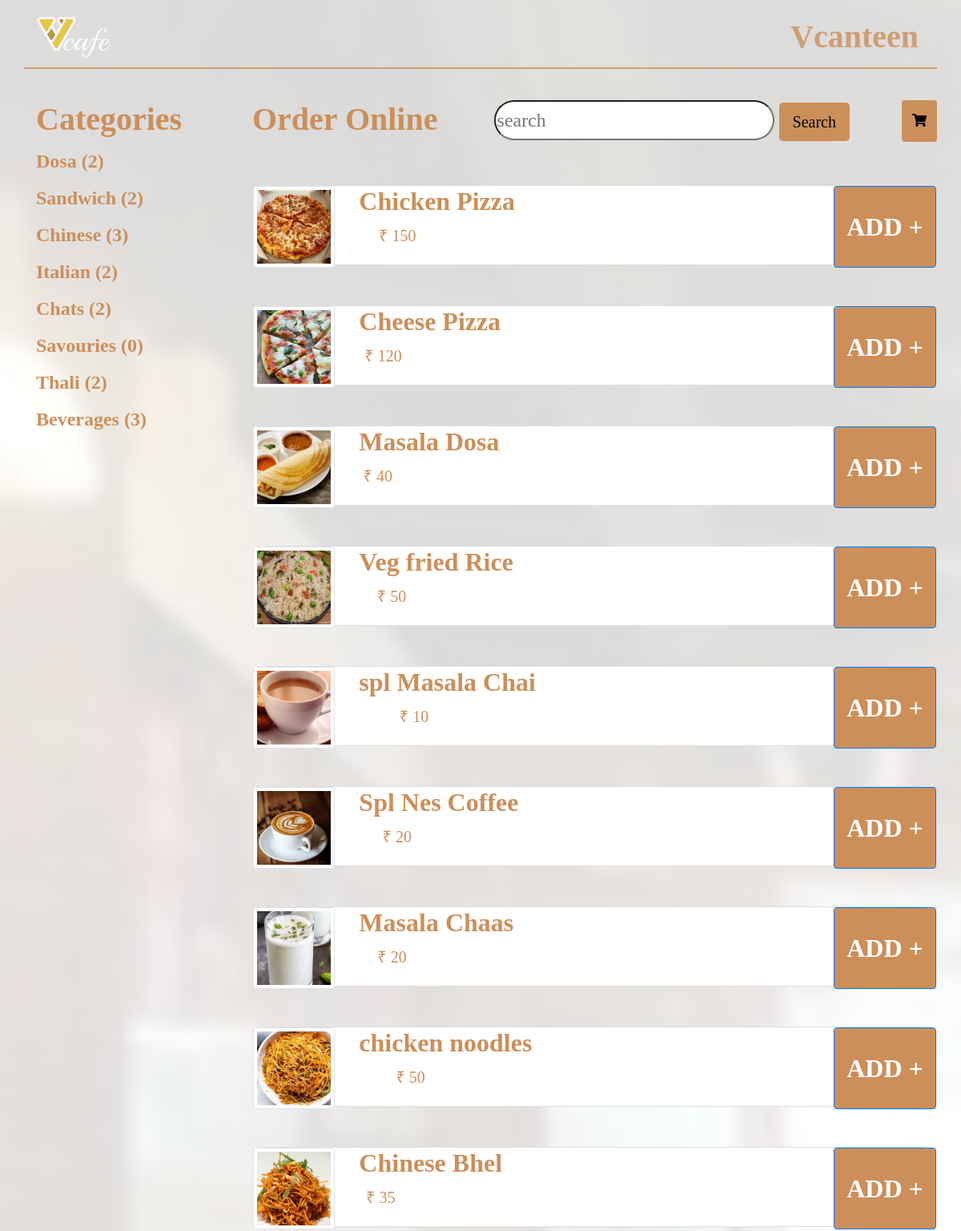
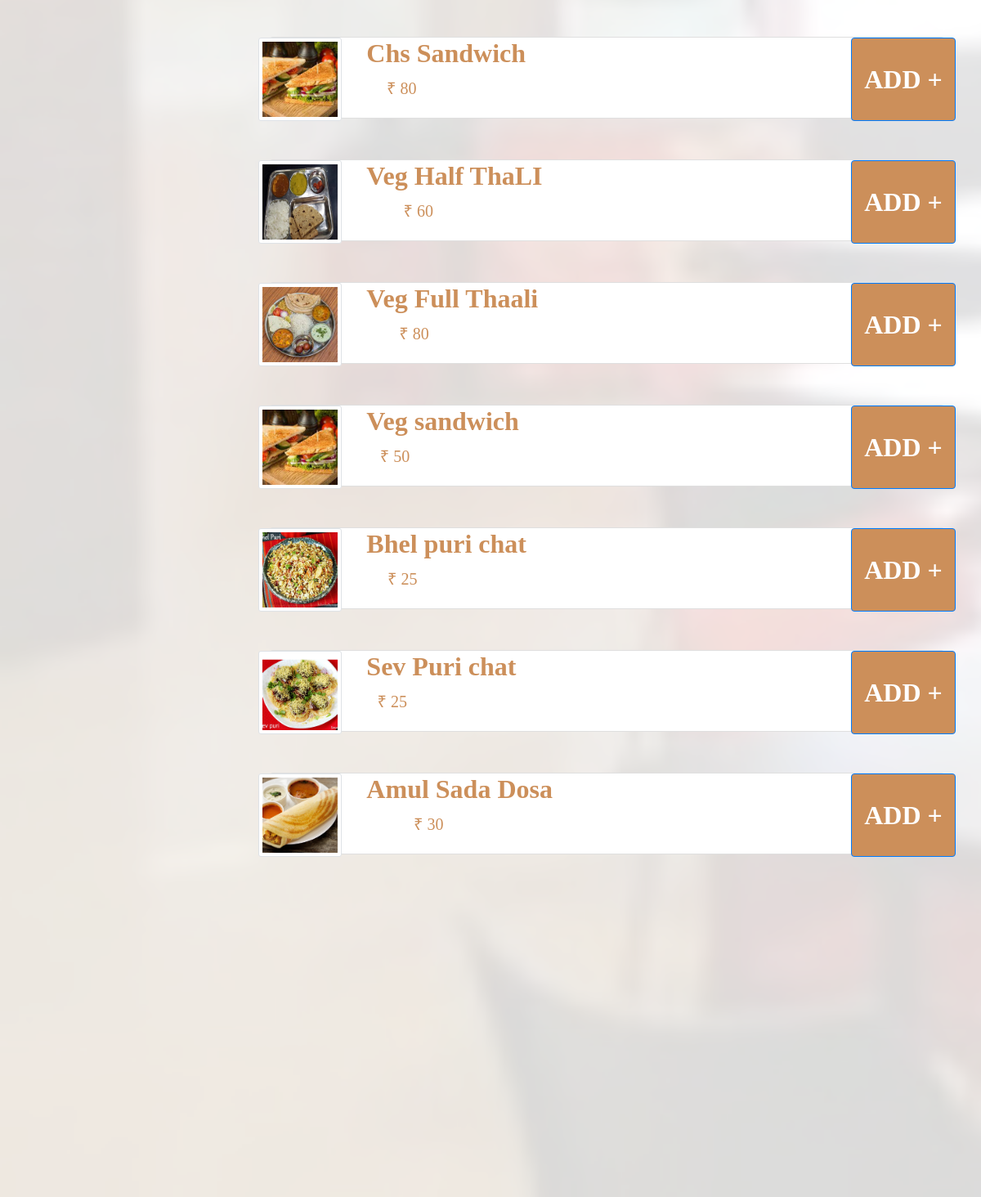
The app's page /home/vcanteen/ (signed in) with its own data (2 pictures, top to bottom).
### accounts/models.py (models this page shows, shortened)
class Category(models.Model):
    name = models.CharField(max_length=100)
    count = models.DecimalField(decimal_places=0, max_digits=5, null=True)

class VcanteenMenu(models.Model):
    item = models.CharField(max_length=100)
    category = models.ForeignKey(Category, max_length=100,on_delete= models.SET_NULL, null=True)
    price = models.IntegerField()
    image = models.ImageField()
    date_created = models.DateTimeField(auto_now_add=True, null=True)

### accounts/views.py (the view)
# urls.py: path('home/vcanteen/', views.vcanteen, name="vcanteen"),
@login_required(login_url='/')
def vcanteen(request):
    menu = VcanteenMenu.objects.all()
    category = Category.objects.all()
    filter = filterVcanteen(request.GET, queryset=menu)
    menu = filter.qs
    vcanteen = 'Vcanteen'
    context = {'menu': menu, 'category': category, 'filter': filter}
    return render(request, 'accounts/vcanteen.html', context)

### accounts/templates/accounts/vcanteen.html (shortened to what this page needs)
{% load widget_tweaks %}
{% load static %}
<!DOCTYPE html>
<html lang="en">
<head>
  <link rel="stylesheet" href="https://use.fontawesome.com/releases/v5.0.13/css/all.css"
>
  <link rel="stylesheet" href="https://stackpath.bootstrapcdn.com/bootstrap/4.1.1/css/bootstrap.min.css"
>
  <link rel="stylesheet" href="{% static 'css/styles.css' %}">
</head>
<body>
  <nav class="navbar navbar-expand-sm fixed-top">
    <div class="container navbar-border">
    <a href="{% url 'home' %}" class="navbar-brand">
      <img src="{% static 'images/logo-white-01.png' %}" alt="">
    </a>
    <ul class="navbar-nav ml-auto">
        <li class="nav-item">
            <a href="{% url 'vcanteen' %}" class="nav-link biege">Vcanteen</a></li>
    </ul>
  </div>
  </nav>
<section id="section">
  <div class="bright-overlay">
    <div class="container">
      <div class="row">
          <div class="col-lg-3 categories">
            <h4 class="display-6">Categories</h3>
                <ul class="list-unstyled">
                  {% for i in category %}
                    <li class="mt-10">{{i.name}} ({{i.count}})</li>
                    {% endfor %}
                </ul>
          </div>
          <div class="col-lg-9">
              <div class="row">
                  <h4 class="heading mr-auto d-inline">Order Online</h3>
                  <form action="" style="margin-top: 0;">
                    {% render_field filter.form.search class="search ml-auto" placeholder="search" type="search" %}
                    <button class="btn btn-lg" type="submit">Search</button>
                  </form>
                  <a href="{% url 'cart' %}"><button class="btn btn-cart"><i class="fas fa-shopping-cart"></i></button></a>
                  </div>
                 {% for i in menu %}
                 <div class="card">
                  <div class="row">
                    <img src="{{i.image.url}}" alt="" class="img img-fluid img-thumbnail card-img ">
                    <h4 class="">{{i.item}}</h4>
                    <h5 class="negMargin">₹ {{i.price}}</h3>
                      <button data-menu="{{i.id}}" data-action="add" class="btn btn-primary ml-auto update-cart">ADD +</button>
                  </div>
                 </div>
                 {% endfor %}
          </div>
      </div>
    </div>
  </div>
</section>
</body>
</html>

### static/css/styles.css (style rules this page uses)
#section { background: url(../img/background.jpg); background-size: cover; background-repeat: no-repeat; background-attachment: fixed; min-height: 1250px; font-weight: bold; }
#section .bright-overlay { position: absolute; top: 0; left: 0; width: 100%; height: 1250px; background-color: rgba(255, 255, 255, 0.85); }
#section form { margin-left: auto; margin-right: auto; margin-top: 30px; }
#section input { border-radius: 50px; }
.navbar a.biege { color: #CC8F5A; font-size: 2.5rem; font-family: 'tekton pro'; font-weight: bold; }
#section .container { margin-top: 125px; color: #CC8F5A; font-size: 1.5rem; font-family: 'tekton pro'; font-weight: bold; }
#section .container .heading { font-size: 2.5rem; }
#section .categories h4 { color: #CC8F5A; font-size: 2.5rem; font-family: 'tekton pro'; font-weight: bold; }
.row h4 { font-weight: bold; }
#section .categories li { margin-top: 10px; }
.container.navbar-border { border-bottom: 2px solid #cc8f5a; opacity: 0.8; }
.row .search { width: 350px; height: 50px; }
.row .btn { background-color: #cc8f5a }
#section .card { width: 100%; margin-top: 50px; height: 100px; background-color: white; }
#section .card .img { width: 12%; }
#section .card .row h4 { margin-left: 30px; font-size: 2rem; }
#section .card .negMargin { margin-top: 50px; margin-left: -170px; }
#section .card .row .btn { width: 15%; font-size: 2rem; font-weight: bold; }

### records on screen
Category: name "Dosa", count "2"
Category: name "Sandwich", count "2"
Category: name "Chinese", count "3"
Category: name "Italian", count "2"
Category: name "Chats", count "2"
Category: name "Savouries", count "0"
Category: name "Thali", count "2"
Category: name "Beverages", count "3"
VcanteenMenu: image (picture), item "Chicken Pizza", price "150"
VcanteenMenu: image (picture), item "Cheese Pizza", price "120"
VcanteenMenu: image (placeholder picture), item "Masala Dosa", price "40"
VcanteenMenu: image (picture), item "Veg fried Rice", price "50"
VcanteenMenu: image (picture), item "spl Masala Chai", price "10"
VcanteenMenu: image (picture), item "Spl Nes Coffee", price "20"
VcanteenMenu: image (picture), item "Masala Chaas", price "20"
VcanteenMenu: image (picture), item "chicken noodles", price "50"
VcanteenMenu: image (picture), item "Chinese Bhel", price "35"
VcanteenMenu: image (picture), item "Chs Sandwich", price "80"
VcanteenMenu: image (picture), item "Veg Half ThaLI", price "60"
VcanteenMenu: image (picture), item "Veg Full Thaali", price "80"
VcanteenMenu: image (picture), item "Veg sandwich", price "50"
VcanteenMenu: image (picture), item "Bhel puri chat", price "25"
VcanteenMenu: image (picture), item "Sev Puri chat", price "25"
VcanteenMenu: image (placeholder picture), item "Amul Sada Dosa", price "30"
